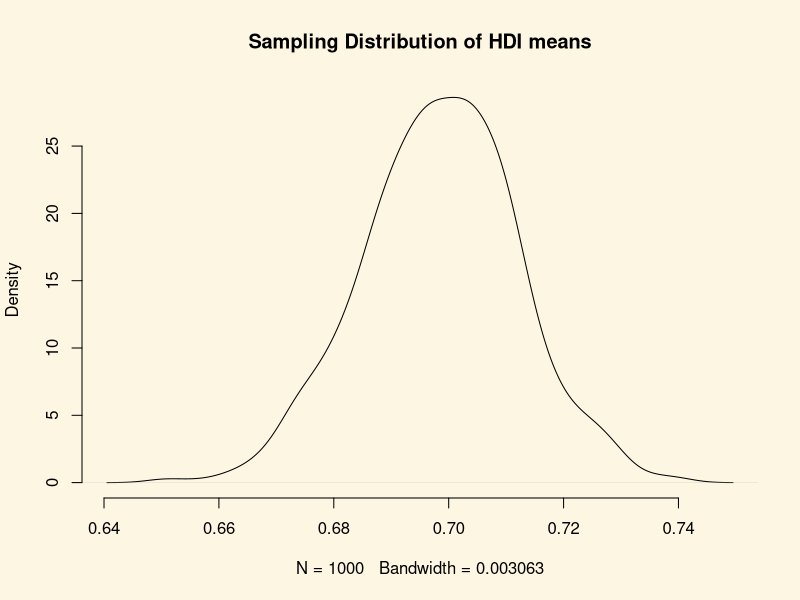
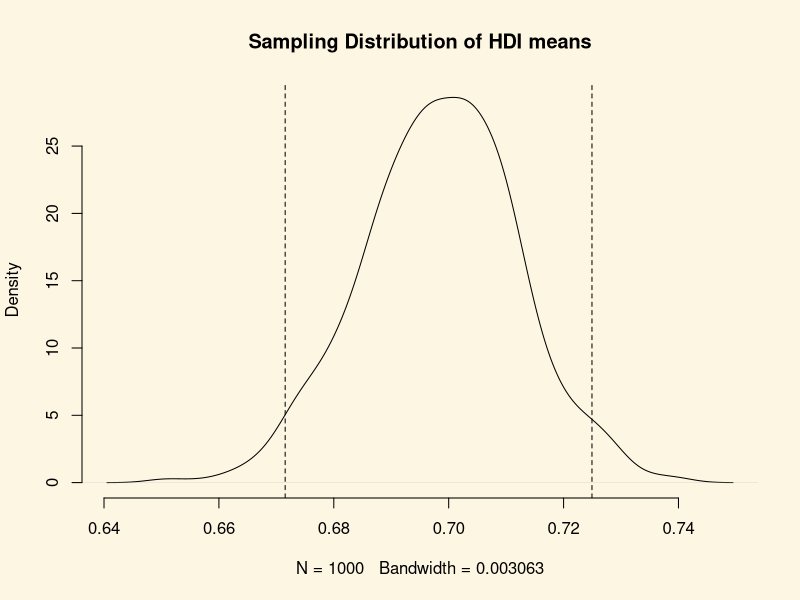
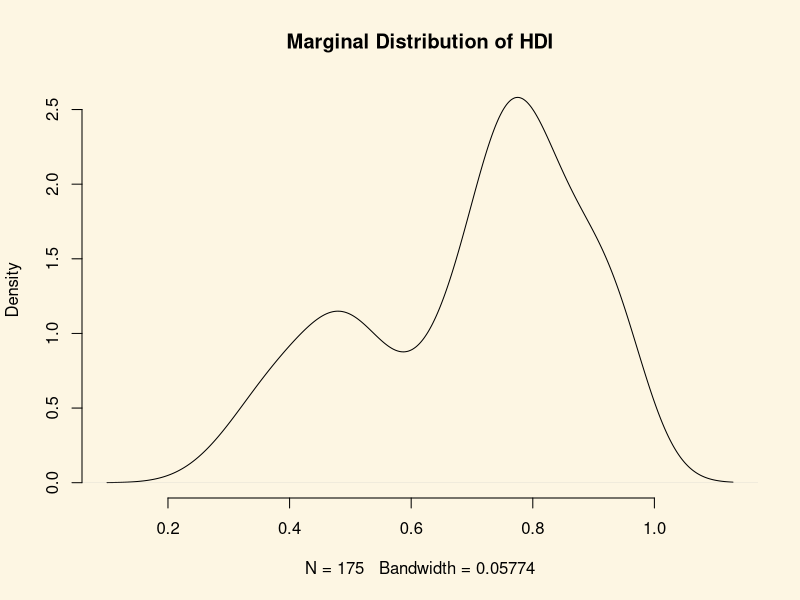
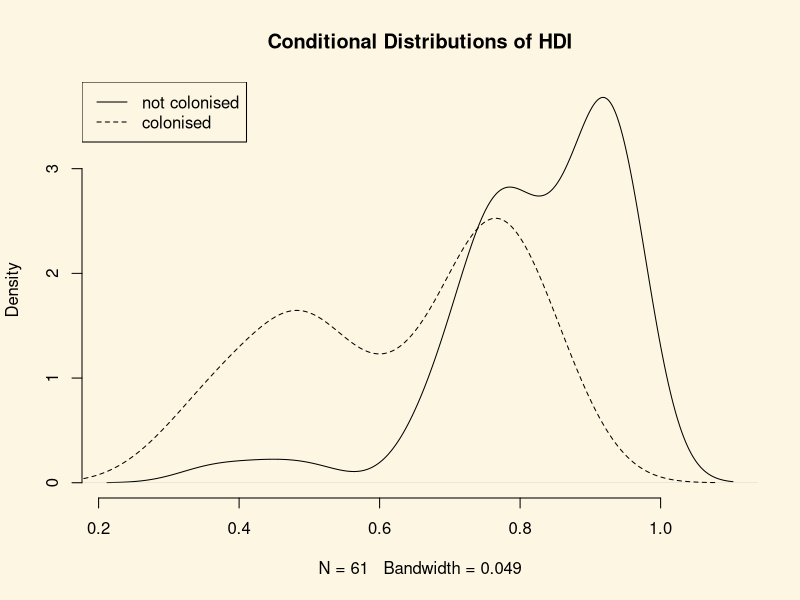

These figures' R source, in order:
## ---- chunk 1
par(bg = '#fdf6e3')
par(mfrow=c(1,1))
## ---- chunk 2
knitr::kable(tibble::tribble(
  ~Variable,     ~Description,
  "h_j",    "1 if Free Judiciary",
  "wdi_gdpc",      "Per capita wealth in US dollars",
  "undp_hdi",      "Human development index (higher values = higher quality of life)",
  "wbgi_cce",      "Control of corruption index (higher values = more control of corruption)",
  "wbgi_pse",    "Political stability index (higher values = more stable)",
  "former_col",    "1 = country was a colony once",
  "lp_lat_abst",    "Latitude of country's captial divided by 90"
))
## ---- chunk 3
world.data <- read.csv("QoG2012.csv")
## ---- chunk 4
# the dimensions: rows (observations) and columns (variables) 
dim(world.data)

# the variable names
names(world.data) 

# top 6 rows of the data
head(world.data)
## ---- chunk 5
table(world.data$h_j)
## ---- chunk 6
str(world.data$h_j)
## ---- chunk 7
knitr::kable(tibble::tribble(
~Row,    ~Variable1, ~Variable2, ~Variable3, ~Variable4,
"1", "15",  "22",  "100",  "65",
"2", "NA",  "17", "26",  "75",
"3", "27", "NA", "58",  "88",
"4", "NA", "NA", "4",   "NA",
"5", "75", "45", "71",  "18",
"6", "18", "16", "99",  "91"
))
## ---- chunk 8
knitr::kable(tibble::tribble(
~Row,    ~Variable1, ~Variable2, ~Variable3, ~Variable4,
"1", "15",  "22",  "100",  "65",
"3", "27", "NA", "58",  "88",
"5", "75", "45", "71",  "18",
"6", "18", "16", "99",  "91"
))
## ---- chunk 9
is.na(world.data$h_j)
## ---- chunk 10
table( is.na(world.data$h_j) )
## ---- chunk 11
which( is.na( world.data$h_j ) )
## ---- chunk 12
length( which( is.na( world.data$h_j ) ) ) 
## ---- chunk 13
# true = observation is missing
table( is.na(world.data$h_j) )

# true = observations is NOT missing
table( !is.na(world.data$h_j) )
## ---- chunk 14
world.data <- world.data[ !is.na( world.data$h_j ) , ] 
## ---- chunk 15
world.data <- read.csv("QoG2012.csv")
## ---- chunk 16
full.dataset <- world.data
## ---- chunk 17
world.data <- world.data[ !is.na( world.data$h_j ) , ] 
## ---- chunk 18
# factorize judiciary variable
world.data$h_j <- factor(world.data$h_j, labels = c("controlled", "free"), levels = c(0,1))

# frequency table of judiciary variable
table(world.data$h_j)
## ---- chunk 19
names(world.data)
## ---- chunk 20
names(world.data)[1]
## ---- chunk 21
names(world.data)[1] <- "free.judiciary"
## ---- chunk 22
names(world.data)
## ---- chunk 23
summary(world.data$undp_hdi)
## ---- chunk 24
world.data <- full.dataset
## ---- chunk 25
summary(world.data$undp_hdi)
## ---- chunk 26
world.data <- world.data[ which( !is.na(world.data$undp_hdi) ) , ]
## ---- chunk 27
names(world.data)[3] <- "hdi"
names(world.data)
## ---- chunk 28
hdi.mean <- mean( world.data$hdi )
hdi.mean
## ---- chunk 29
se.hdi <- sd(world.data$hdi) / sqrt( nrow(world.data) )
se.hdi
## ---- chunk 30
lower.bound <- hdi.mean - 1.96 * se.hdi
lower.bound

upper.bound <- hdi.mean + 1.96 * se.hdi
upper.bound
## ---- chunk 31
draw.of.hdi.means <- rnorm( 1000, mean = hdi.mean, sd = se.hdi )
## ---- chunk 32
plot(
 density( draw.of.hdi.means ),
 bty = "n",
 main = "Sampling Distribution of HDI means"
)
## ---- chunk 33
plot(
 density( draw.of.hdi.means ),
 bty = "n",
 main = "Sampling Distribution of HDI means"
)
abline( v = lower.bound, lty = "dashed")
abline( v = upper.bound,  lty = "dashed")
## ---- chunk 34
pnorm(0.74, mean = hdi.mean, sd = se.hdi)
## ---- chunk 35
1 - pnorm(0.74, mean = hdi.mean, sd = se.hdi)
## ---- chunk 36
plot(
  density(world.data$hdi),
  bty = "n",
  main = "Marginal Distribution of HDI"
)
## ---- chunk 37
plot(
  density(world.data$hdi[world.data$former_col == 0]),
  bty = "n",
  main = "Conditional Distributions of HDI"
)
lines(density(world.data$hdi[world.data$former_col == 1]), lty = "dashed")
legend("topleft", c("not colonised", "colonised"), lty = c("solid", "dashed"))
## ---- chunk 38
cumulative.p <- ecdf(world.data$hdi[ world.data$former_col == 1 ])
1 - cumulative.p(.8)
